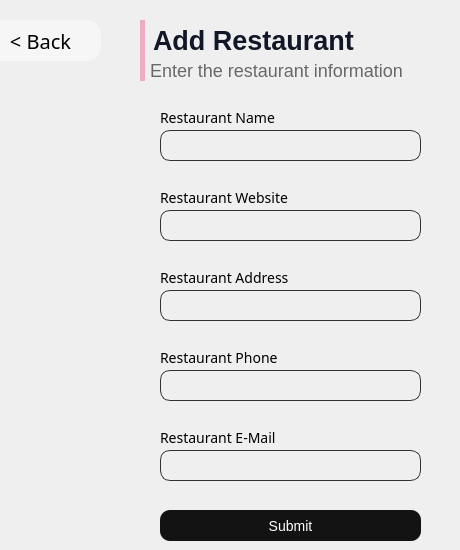
      <widget class="QWidget" name="page_20">
       <widget class="QLabel" name="information_8">
        <property name="geometry">
         <rect>
          <x>140</x>
          <y>60</y>
          <width>311</width>
          <height>21</height>
         </rect>
        </property>
        <property name="styleSheet">
         <string notr="true">background:rgba(0,0,0,0);

font-family: 'Poppins';
font-style: normal;
font-weight: 275;
font-size: 18px;
line-height: 27px;
/* identical to box height */


color: rgb(104, 104, 104);


border-left: 5px solid rgb(237,172,195);
padding-left:1px;
</string>
        </property>
        <property name="text">
         <string>Enter the restaurant information</string>
        </property>
       </widget>
       <widget class="QLabel" name="label_119">
        <property name="geometry">
         <rect>
          <x>160</x>
          <y>350</y>
          <width>141</width>
          <height>16</height>
         </rect>
        </property>
        <property name="styleSheet">
         <string notr="true">text-decoration:none;
font-family:Poppins;
font-weight:400;
font-size:14px;</string>
        </property>
        <property name="text">
         <string>Restaurant Phone</string>
        </property>
       </widget>
       <widget class="QLabel" name="label_120">
        <property name="geometry">
         <rect>
          <x>160</x>
          <y>190</y>
          <width>141</width>
          <height>16</height>
         </rect>
        </property>
        <property name="styleSheet">
         <string notr="true">text-decoration:none;
font-family:Poppins;
font-weight:400;
font-size:14px;</string>
        </property>
        <property name="text">
         <string>Restaurant Website</string>
        </property>
       </widget>
       <widget class="QLineEdit" name="rest_email_2">
        <property name="geometry">
         <rect>
          <x>160</x>
          <y>450</y>
          <width>261</width>
          <height>31</height>
         </rect>
        </property>
        <property name="styleSheet">
         <string notr="true">background-color: white; border-radius: 10px; 
background:rgba(0,0,0,0);
border: 1px solid rgb(50,50,50);</string>
        </property>
        <property name="text">
         <string/>
        </property>
       </widget>
       <widget class="QLineEdit" name="rest_adr_2">
        <property name="geometry">
         <rect>
          <x>160</x>
          <y>290</y>
          <width>261</width>
          <height>31</height>
         </rect>
        </property>
        <property name="styleSheet">
         <string notr="true">background-color: white; border-radius: 10px; 
background:rgba(0,0,0,0);
border: 1px solid rgb(50,50,50);</string>
        </property>
        <property name="text">
         <string/>
        </property>
       </widget>
       <widget class="QLabel" name="label_121">
        <property name="geometry">
         <rect>
          <x>160</x>
          <y>430</y>
          <width>141</width>
          <height>16</height>
         </rect>
        </property>
        <property name="styleSheet">
         <string notr="true">text-decoration:none;
font-family:Poppins;
font-weight:400;
font-size:14px;</string>
        </property>
        <property name="text">
         <string>Restaurant E-Mail</string>
        </property>
       </widget>
       <widget class="QLineEdit" name="rest_web_2">
        <property name="geometry">
         <rect>
          <x>160</x>
          <y>210</y>
          <width>261</width>
          <height>31</height>
         </rect>
        </property>
        <property name="styleSheet">
         <string notr="true">background-color: white; border-radius: 10px; 
background:rgba(0,0,0,0);
border: 1px solid rgb(50,50,50);</string>
        </property>
        <property name="text">
         <string/>
        </property>
       </widget>
       <widget class="QLabel" name="label_127">
        <property name="geometry">
         <rect>
          <x>160</x>
          <y>270</y>
          <width>141</width>
          <height>16</height>
         </rect>
        </property>
        <property name="styleSheet">
         <string notr="true">text-decoration:none;
font-family:Poppins;
font-weight:400;
font-size:14px;</string>
        </property>
        <property name="text">
         <string>Restaurant Address</string>
        </property>
       </widget>
       <widget class="QPushButton" name="add_rest_2">
        <property name="geometry">
         <rect>
          <x>160</x>
          <y>510</y>
          <width>261</width>
          <height>31</height>
         </rect>
        </property>
        <property name="cursor">
         <cursorShape>PointingHandCursor</cursorShape>
        </property>
        <property name="styleSheet">
         <string notr="true">QPushButton{
background-color: rgb(19, 19, 19); border-radius: 10px; color:white;
font-family: 'Poppins';
font-style: normal;
font-weight: 400;
font-size: 14px;

}
QPushButton:hover{
/*background:#801414;*/
background:rgb(129, 129, 129);
}

</string>
        </property>
        <property name="text">
         <string>Submit</string>
        </property>
       </widget>
       <widget class="QLabel" name="label_128">
        <property name="geometry">
         <rect>
          <x>140</x>
          <y>20</y>
          <width>301</width>
          <height>41</height>
         </rect>
        </property>
        <property name="styleSheet">
         <string notr="true">font-family: 'Poppins';
font-style: normal;
background:rgba(0,0,0,0);
font-weight: 700;
font-size: 27px;
line-height: 54px;
color:rgb(18, 23, 40);

border-left: 5px solid rgb(237,172,195);
padding-left:1px;</string>
        </property>
        <property name="text">
         <string>Add Restaurant</string>
        </property>
       </widget>
       <widget class="QPushButton" name="back_re_2">
        <property name="geometry">
         <rect>
          <x>-20</x>
          <y>20</y>
          <width>121</width>
          <height>41</height>
         </rect>
        </property>
        <property name="font">
         <font>
          <family>Poppins</family>
          <pointsize>15</pointsize>
          <weight>34</weight>
          <italic>false</italic>
          <bold>false</bold>
         </font>
        </property>
        <property name="cursor">
         <cursorShape>PointingHandCursor</cursorShape>
        </property>
        <property name="styleSheet">
         <string notr="true">QPushButton{
background-color:rgb(246, 246, 246);
border:0;
color:black;
	font: 75 15pt &quot;Poppins&quot;;
font-weight:275;
border-radius:15px;
}</string>
        </property>
        <property name="text">
         <string>&lt; Back</string>
        </property>
       </widget>
       <widget class="QLabel" name="label_129">
        <property name="geometry">
         <rect>
          <x>160</x>
          <y>110</y>
          <width>131</width>
          <height>16</height>
         </rect>
        </property>
        <property name="styleSheet">
         <string notr="true">text-decoration:none;
font-family:Poppins;
font-weight:400;
font-size:14px;</string>
        </property>
        <property name="text">
         <string>Restaurant Name</string>
        </property>
       </widget>
       <widget class="QLineEdit" name="rest_nom_2">
        <property name="geometry">
         <rect>
          <x>160</x>
          <y>130</y>
          <width>261</width>
          <height>31</height>
         </rect>
        </property>
        <property name="styleSheet">
         <string notr="true">background-color: white; border-radius: 10px; 
background:rgba(0,0,0,0);
border: 1px solid rgb(50,50,50);</string>
        </property>
        <property name="text">
         <string/>
        </property>
       </widget>
       <widget class="QLineEdit" name="rest_tel_2">
        <property name="geometry">
         <rect>
          <x>160</x>
          <y>370</y>
          <width>261</width>
          <height>31</height>
         </rect>
        </property>
        <property name="styleSheet">
         <string notr="true">background-color: white; border-radius: 10px; 
background:rgba(0,0,0,0);
border: 1px solid rgb(50,50,50);</string>
        </property>
        <property name="text">
         <string/>
        </property>
       </widget>
       <widget class="QLabel" name="error_rest_email">
        <property name="geometry">
         <rect>
          <x>170</x>
          <y>490</y>
          <width>261</width>
          <height>16</height>
         </rect>
        </property>
        <property name="styleSheet">
         <string notr="true">font: 7pt &quot;Poppins&quot;;
color:rgb(243, 85, 22);</string>
        </property>
        <property name="text">
         <string/>
        </property>
       </widget>
       <widget class="QLabel" name="error_rest_nom">
        <property name="geometry">
         <rect>
          <x>170</x>
          <y>170</y>
          <width>261</width>
          <height>16</height>
         </rect>
        </property>
        <property name="styleSheet">
         <string notr="true">font: 7pt &quot;Poppins&quot;;
color:rgb(243, 85, 22);</string>
        </property>
        <property name="text">
         <string/>
        </property>
       </widget>
       <widget class="QLabel" name="error_rest_tel">
        <property name="geometry">
         <rect>
          <x>170</x>
          <y>410</y>
          <width>261</width>
          <height>16</height>
         </rect>
        </property>
        <property name="styleSheet">
         <string notr="true">font: 7pt &quot;Poppins&quot;;
color:rgb(243, 85, 22);</string>
        </property>
        <property name="text">
         <string/>
        </property>
       </widget>
       <widget class="QLabel" name="error_rest_adr">
        <property name="geometry">
         <rect>
          <x>170</x>
          <y>330</y>
          <width>261</width>
          <height>16</height>
         </rect>
        </property>
        <property name="styleSheet">
         <string notr="true">font: 7pt &quot;Poppins&quot;;
color:rgb(243, 85, 22);</string>
        </property>
        <property name="text">
         <string/>
        </property>
       </widget>
       <widget class="QLabel" name="error_rest_web">
        <property name="geometry">
         <rect>
          <x>170</x>
          <y>250</y>
          <width>261</width>
          <height>16</height>
         </rect>
        </property>
        <property name="styleSheet">
         <string notr="true">font: 7pt &quot;Poppins&quot;;
color:rgb(243, 85, 22);</string>
        </property>
        <property name="text">
         <string/>
        </property>
       </widget>
      </widget>
